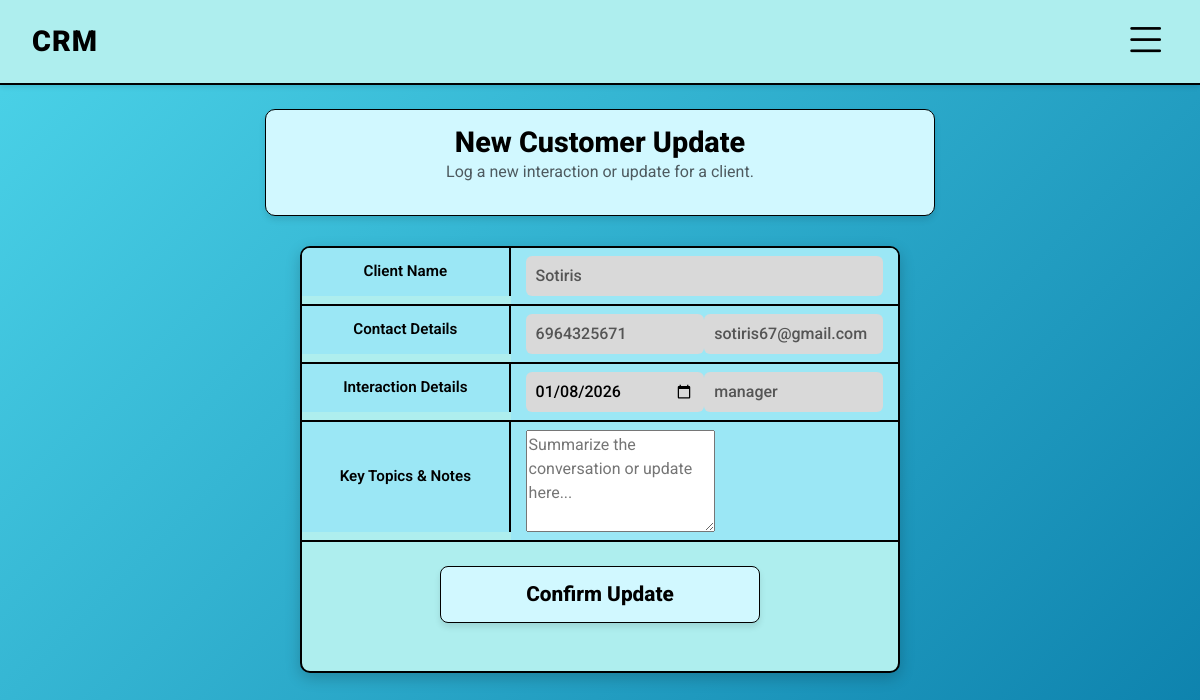
The page /customers/1/add_contact (signed in) on the database its author committed.
### tables this page shows
CREATE TABLE customers (
            id INTEGER PRIMARY KEY AUTOINCREMENT,
            name TEXT NOT NULL,
            email TEXT,
            phone TEXT,
            company TEXT,
            category TEXT CHECK(category IN ('Lead', 'Active', 'Inactive', 'Cancelled')) DEFAULT 'Lead',
            is_active INTEGER DEFAULT 1,
            employee_id INTEGER,
            created_at TIMESTAMP DEFAULT CURRENT_TIMESTAMP,
            FOREIGN KEY (employee_id) REFERENCES users(id)
        );

### app.py (the view, shortened to what this page needs)
@app.route('/customers/<int:id>/add_contact', methods=['GET', 'POST'])
@login_required
def add_contact(id):
    db = get_db()
    cust = db.execute('SELECT * FROM customers WHERE id = ?', (id,)).fetchone()
    db.close()
    return render_template('add_contact.html', customer=cust)

### app.py (called while the page is built)
def get_db():
    conn = sqlite3.connect(DATABASE_PATH)
    conn.row_factory = sqlite3.Row
    return conn

def login_required(f):
    @wraps(f)
    def decorated_function(*args, **kwargs):
        if 'user_id' not in session:
            flash('You need to login to view this page.')
            return redirect(url_for('login'))
        return f(*args, **kwargs)
    return decorated_function

### templates/add_contact.html (shortened to what this page needs)
{% extends 'base_employee.html' %}
{% block content %}
<div class="page-header-box">
    <h2>New Customer Update</h2>
    <p class="text-muted">Log a new interaction or update for a client.</p>
</div>
<div class="custom-form-container">
    <form method="POST" id="updateForm">
        <div class="form-row">
            <label class="form-label" for="customer_select">Client Name</label>
            <div class="form-input">
                {% if customer %}
                    <input type="text" value="{{ customer.name }}" readonly class="input-readonly">
                {% endif %}
            </div>
        </div>
        <div class="form-row">
            <label class="form-label">Contact Details</label>
            <div class="form-input split-input">
                <input type="text"
                       id="client_phone"
                       value="{{ customer.phone if customer else '' }}"
                       placeholder="Phone Number"
                       readonly
                       class="input-readonly"
                       title="Phone Number">
                <input type="text"
                       id="client_email"
                       value="{{ customer.email if customer else '' }}"
                       placeholder="Email Address"
                       readonly
                       class="input-readonly"
                       title="Email Address">
            </div>
        </div>
        <div class="form-row">
            <label class="form-label" for="contact_date">Interaction Details</label>
            <div class="form-input split-input">
                <input type="date"
                       name="contact_date"
                       id="contact_date"
                       class="input-standard"
                       required>
                <input type="text"
                       value="{{ session['username'] }}"
                       readonly
                       class="input-readonly"
                       title="Representative">
            </div>
        </div>
        <div class="form-row">
            <label class="form-label" for="notes">Key Topics & Notes</label>
            <div class="form-input">
                <textarea name="notes"
                          id="notes"
                          class="input-standard"
                          rows="4"
                          placeholder="Summarize the conversation or update here..."
                          required></textarea>
            </div>
        </div>
        <div class="btn-container-center">
            <button type="submit" class="btn-figma">Confirm Update</button>
        </div>
    </form>
</div>
{% endblock %}

### static/css/style.css (style rules this page uses)
:root { --brand-primary: #AEEEEE; --brand-secondary: #87CEFA; --brand-accent: #D1F8FF; --bg-grey: #D9D9D9; --grad-start: #4CD4E9; --grad-end: #0B7FAB; --border-main: 2px solid black; }
body { font-family: 'Roboto', 'Segoe UI', Tahoma, sans-serif; background: linear-gradient(135deg, var(--grad-start) 0%, var(--grad-end) 100%); background-attachment: fixed; min-height: 100vh; color: #000; overflow-x: hidden; }
.btn-figma, .figma-btn { display: flex; align-items: center; justify-content: center; color: black !important; border-radius: 8px; border: 1px solid black; cursor: pointer; text-align: center; text-decoration: none; transition: transform 0.1s, background-color 0.2s; width: 100%; }
.btn-figma { background-color: var(--brand-accent); font-weight: 800; font-size: 1.3rem; padding: 12px 20px; box-shadow: 0 4px 6px rgba(0,0,0,0.1); max-width: 320px; margin: 0 auto; }
.custom-form-container { width: 100%; max-width: 600px; margin: 30px auto; border: var(--border-main); border-radius: 10px; overflow: hidden; background-color: var(--brand-primary); box-shadow: 0 5px 15px rgba(0,0,0,0.2); }
.form-row { display: flex; border-bottom: var(--border-main); min-height: 55px; }
.form-label { width: 35%; background-color: #9BE7F5; border-right: var(--border-main); display: flex; align-items: center; justify-content: center; font-weight: 600; font-size: 0.95rem; padding: 0 10px; }
.form-input { width: 65%; background-color: #9BE7F5; display: flex; align-items: center; padding: 8px 15px; }
.form-input input, .form-input select, .search-container input { width: 100%; background-color: var(--bg-grey); border: 1px solid #999; border-radius: 6px; padding: 8px 10px; outline: none; font-weight: 500; }
.form-input input, .form-input select { border: none; }
.input-readonly { background-color: #ccc; color: #555; cursor: not-allowed; }
.page-header-box { background-color: var(--brand-accent); border: 1px solid black; border-radius: 10px; padding: 15px; text-align: center; width: 60%; min-width: 300px; margin: 20px auto; box-shadow: 0 4px 6px rgba(0,0,0,0.1); }
.page-header-box h2 { margin: 0; font-weight: 800; font-size: 1.8rem; }
.btn-container-center { text-align: center; margin-top: 1.5rem; margin-bottom: 3rem; }

### rows shown on the page
customers: name "Sotiris", phone "6964325671", email "sotiris67@gmail.com"
